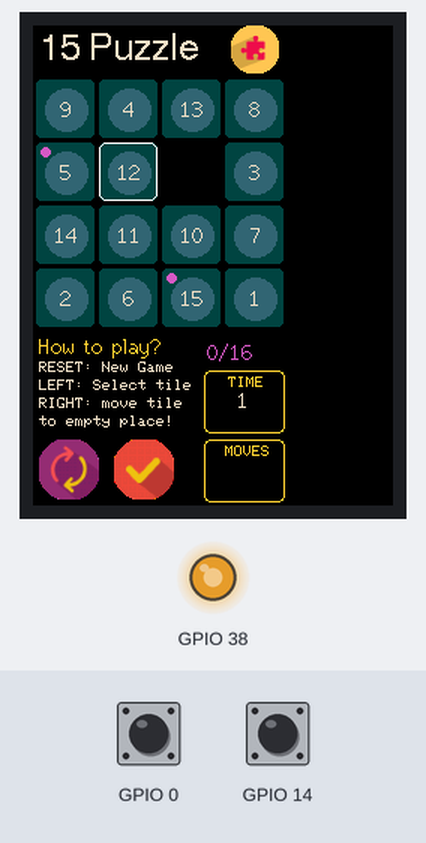
Bench run of a sketch on a simulated ESP32. Shown: 240×320 colour display, output pins drawn as LEDs (lit = HIGH). Inputs (shaded band) come from the test bench; at power-on: GPIO 0 HIGH, GPIO 14 HIGH. Random numbers use the default seed unless the sketch sets one.

Above: at 1.5 s.
1.6 s: GPIO 0 pulled LOW for 0.15 s
At 2.3 s:
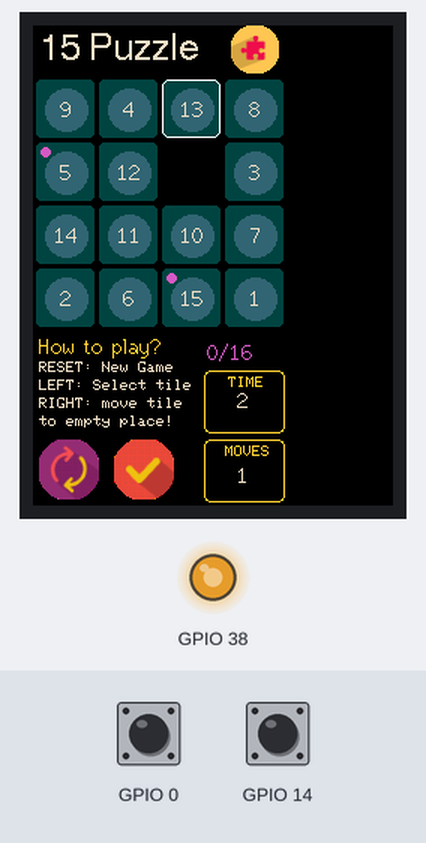
3.2 s: GPIO 14 pulled LOW for 0.15 s
At 5.0 s:
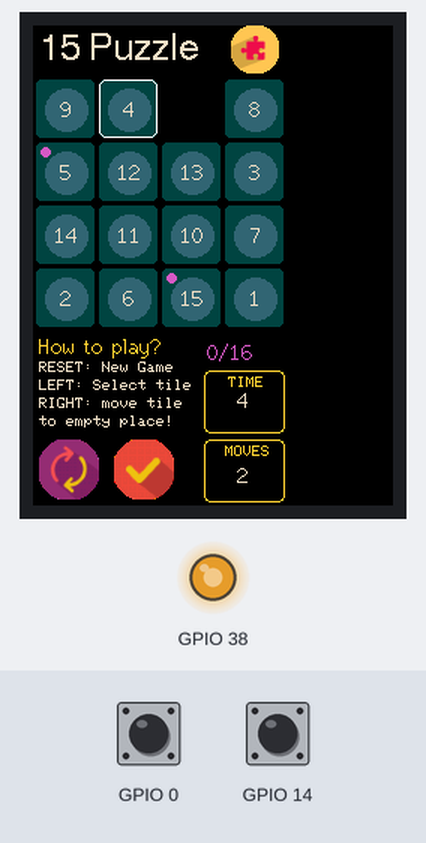
5.6 s: GPIO 0 pulled LOW for 1 s
At 7.0 s:
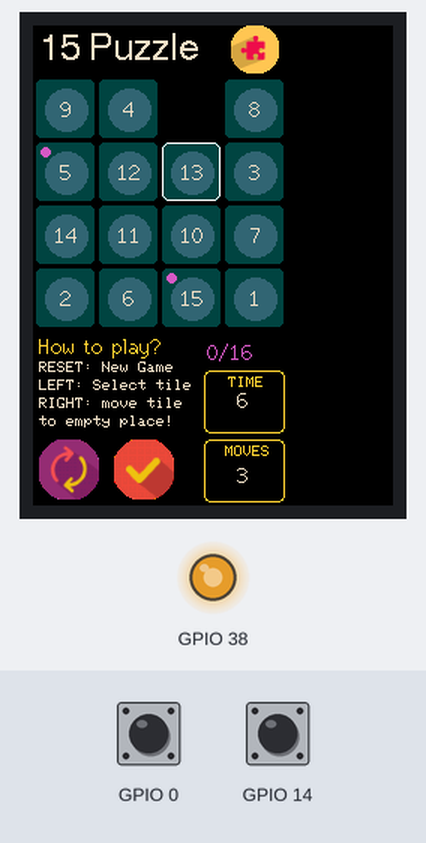
8.1 s: GPIO 14 pulled LOW for 1 s
At 8.7 s:
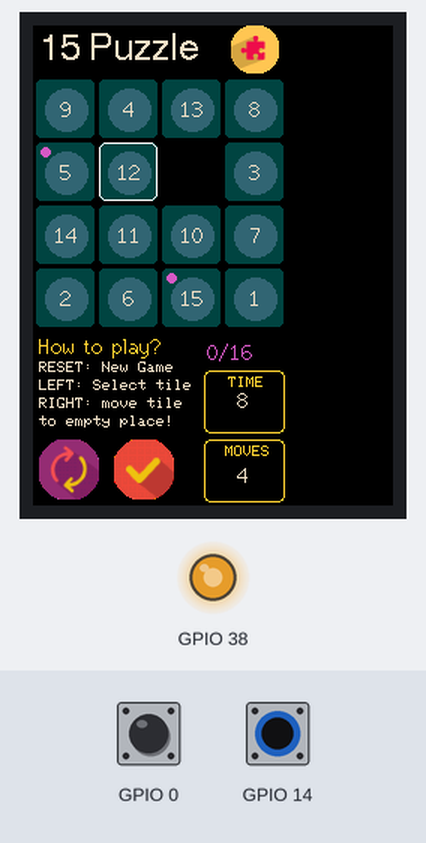
Timing chart, 0 to 11.1 s (numbered marks = the images above; inputs shaded):
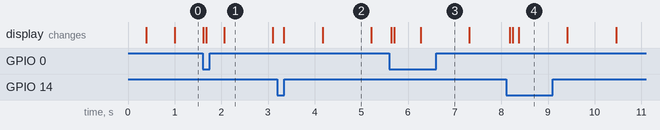

The sketch:

15puzzleESP.ino
```cpp
#include <TFT_eSPI.h>
#include "logo.h"
#define N 4

TFT_eSPI lcd = TFT_eSPI();
TFT_eSprite sprite   = TFT_eSprite(&lcd);

int box = 42;
int posX[4];
int posY[4];

int taken[4][4] = {{1, 1, 1, 1}, {1, 1, 1, 1}, {1, 1, 1, 1}, {1, 1, 1, 1}};

int fx = 0;
int fy = 0;
int freeX[4] = { -100};
int freeY[4] = { -100};
int movableN = 0;
int chosenF = 0;

int numbers[4][4] = {{1, 2, 3, 4}, {5, 6, 7, 8}, {9, 10, 11, 12}, {13, 0, 14, 15}};
int numbersFinish[4][4] = {{1, 2, 3, 4}, {5, 6, 7, 8}, {9, 10, 11, 12}, {13, 14, 15, 0}};
int numbersTaken[16] = {0, 1, 2, 3, 4, 5, 6, 7, 8, 9, 10, 11, 12, 13, 14, 15};
int numbersTakenS[16] = {0, 1, 2, 3, 4, 5, 6, 7, 8, 9, 10, 11, 12, 13, 14, 15};
int random1 = 0;
int random2 = 0;
int temp = 0;

bool finish = 0;
bool search = 0;
int n = 0;

int pos[2] = {0, 0};
int left = 2;
int top = 36;
bool finded = 0;
int moves = 0;
int sec = 0;

unsigned short color1=0xEEF8;
unsigned short color2=0x332E;
unsigned short color3=0x0228;
unsigned short color4=0xD2D8;
unsigned short color5= 0xFE86;

int deb1 = 0;
int deb2 = 0;

int correct=0;
void setup(void)
{
  pinMode(0, INPUT_PULLUP);
  pinMode(14, INPUT_PULLUP);
  lcd.init();
  lcd.setSwapBytes(true);
  lcd.setTextColor(color1,TFT_BLACK);

  sprite.createSprite(170, 170);
  sprite.setTextDatum(4);

  for (int i = 0; i < 4; i++)
  {
    posX[i] = i * box;
    posY[i] = posX[i];
  }
  gameStart();

     ledcSetup(0, 10000, 8);
     ledcAttachPin(38, 0);
     ledcWrite(0, 200);
}

long currentTime = 0;

void loop()
{
  if (digitalRead(0) == 0)
  {
    if (deb1 == 0)
    {
      deb1 = 1;
      chosenF++;
      if (chosenF == movableN)
        chosenF = 0;
      moves++;
      lcd.drawString(String(moves), 140, 300,2);
      delay(20);
    }
  } else {
    deb1 = 0;
  }

  if (digitalRead(14) == 0)
  {
    if (deb2 == 0)
    {
      deb2 = 1;
      moves++;
      taken[freeY[chosenF]][freeX[chosenF]] = 0;
      taken[fy][fx] = 1;
      numbers[fy][fx] = numbers[freeY[chosenF]][freeX[chosenF]];
      numbers[freeY[chosenF]][freeX[chosenF]] = 0;
      chosenF = 0;
      lcd.drawString(String(moves), 140, 300,2);
      delay(20);
      findMovable();
    }
  } else {
    deb2 = 0;
  }

  checkFinish();

  if (finish == 0)
    if (currentTime + 1000 < millis())
    {
      currentTime = millis();
      sec++;
      lcd.drawString(String(sec), 140, 250,2);

    }
 drawSprite();
}

void drawSprite()
{

  sprite.setTextColor(color1, color2);
  sprite.fillSprite(TFT_BLACK);
  sprite.setTextDatum(1);
  if (finish == 1)
  {
    sprite.fillRoundRect(0, 0, 170, 170, 5, 0xE6AE);
    sprite.setTextColor(TFT_PURPLE, 0xE6AE);

    sprite.drawString("Well Done!", 40, 20,2);
    sprite.drawString("Moves: " + String(moves), 40, 60,2);
    sprite.drawString("time: " + String(sec), 40, 100,2);
  }


  if (finish == 0)
    for (int j = 0; j < 4; j++)
      for (int i = 0; i < 4; i++)
        if (taken[j][i] == 1) {
          sprite.fillRoundRect(posX[i], posY[j], box - 3, box - 3, 3, color3);
          sprite.fillCircle(posX[i] + 20, posY[j] + 20, 14, color2);
          sprite.drawString(String(numbers[j][i]), posX[i] + 20, posY[j] + 12, 2);
          if (numbers[j][i] == numbersFinish[j][i])
            sprite.fillCircle(posX[i] + 6, posY[j] + 6, 3, color4);
        }
        else {
          sprite.fillRoundRect(posX[i], posY[j], box - 4, box - 4, 5, TFT_BLACK);

        }

  sprite.drawRoundRect(freeX[chosenF]*box, freeY[chosenF]*box, box - 3, box - 3, 5, TFT_WHITE);
  sprite.pushSprite(left, top);

}

void checkFinish()
{
  correct=0;
  finish = 1;
  for (int i = 0; i < 4; i++)
    for (int j = 0; j < 4; j++)
      if (finish == 1)
        if (numbers[i][j] != numbersFinish[i][j])
          finish = 0;

    for (int i = 0; i < 4; i++)
    for (int j = 0; j < 4; j++)
    if((numbers[i][j] == numbersFinish[i][j]))
    correct++;
}

void shufle()
{
  for (int i = 0; i < 16; i++)
    numbersTaken[i] = numbersTakenS[i];

  for (int i = 0; i < 4; i++)
    for (int j = 0; j < 4; j++)
      taken[i][j] = 1;


  for (int s = 0; s < 200; s++)
  {
    random1 = random(0, 16);
    random2 = random(0, 16);
    temp = numbersTaken[random1];
    numbersTaken[random1] = numbersTaken[random2];
    numbersTaken[random2] = temp;

  }

  int r = 0;
  for (int i = 0; i < 4; i++)
    for (int j = 0; j < 4; j++)
    {
      numbers[i][j] = numbersTaken[r];

      if (numbersTaken[r] == 0) {
        taken[i][j] = 0;

      }
      r++;
    }
  delay(50);
  findMovable();
}

void findMovable()
{
  fx = 0;
  fy = 0;

  for (int i = 0; i < 4; i++)
    for (int j = 0; j < 4; j++)
      if (taken[i][j] == 0) {
        fx = j;
        fy = i;
      }

  int u = 0;
  bool findedNear = 0;

  if (fx == 0 & fy == 0)
    if (findedNear == 0)
    {
      findedNear = 1;
      movableN = 2;
      freeX[0] = fx + 1;
      freeY[0] = fy;

      freeX[1] = fx;
      freeY[1] = fy + 1;
    }


  if (fx == 3 & fy == 3)
    if (findedNear == 0)
    {
      findedNear = 1;
      movableN = 2;
      freeX[0] = fx - 1;
      freeY[0] = fy;

      freeX[1] = fx;
      freeY[1] = fy - 1;
    }

  if (fx == 3 & fy == 0)
    if (findedNear == 0)
    {
      findedNear == 1;
      movableN = 2;
      freeX[0] = fx - 1;
      freeY[0] = fy;

      freeX[1] = fx;
      freeY[1] = fy + 1;
    }

  if (fx == 0 & fy == 3)
    if (findedNear == 0)
    {
      findedNear = 1;
      movableN = 2;
      freeX[0] = fx;
      freeY[0] = fy - 1;

      freeX[1] = fx + 1;
      freeY[1] = fy;
    }


  if (fx > 0 & fx<3  & fy>0 & fy < 3)
    if (findedNear == 0)
    {
      findedNear = 1;
      movableN = 4;
      freeX[0] = fx - 1;
      freeY[0] = fy;

      freeX[1] = fx;
      freeY[1] = fy - 1;

      freeX[2] = fx + 1;
      freeY[2] = fy;

      freeX[3] = fx;
      freeY[3] = fy + 1;
    }


  if (fx > 0 & fx < 3  & fy == 0)
    if (findedNear == 0)
    {
      findedNear = 1;
      movableN = 3;
      freeX[0] = fx - 1;
      freeY[0] = fy;
      freeX[1] = fx;
      freeY[1] = fy + 1;
      freeX[2] = fx + 1;
      freeY[2] = fy;
    }

  if (fx > 0 & fx < 3  & fy == 3)
    if (findedNear == 0)
    {
      findedNear = 1;
      movableN = 3;
      freeX[0] = fx - 1;
      freeY[0] = fy;
      freeX[1] = fx;
      freeY[1] = fy - 1;
      freeX[2] = fx + 1;
      freeY[2] = fy;
    }

  if (fy > 0 & fy < 3  & fx == 0)
    if (findedNear == 0)
    {
      findedNear = 1;
      movableN = 3;
      freeX[0] = fx;
      freeY[0] = fy - 1;
      freeX[1] = fx + 1;
      freeY[1] = fy;
      freeX[2] = fx;
      freeY[2] = fy + 1;
    }

  if (fy > 0 & fy < 3  & fx == 3)
    if (findedNear == 0)
    {
      findedNear = 1;
      movableN = 3;
      freeX[0] = fx;
      freeY[0] = fy - 1;
      freeX[1] = fx - 1;
      freeY[1] = fy;
      freeX[2] = fx;
      freeY[2] = fy + 1;
    }

}

void gameStart()
{
  sec = 0;
  moves = 0;
  finish = 0;
     lcd.fillScreen(TFT_BLACK);

     lcd.pushImage(132,0,32,32,logo);


     lcd.drawString("RESET: New Game",4,224);
     lcd.drawString("LEFT: Select tile",4,236);
     lcd.drawString("RIGHT: move tile",4,248);
     lcd.drawString("to empty place!",4,260);

     lcd.drawString("15 Puzzle",4,4,4);

     lcd.setTextColor(color5,TFT_BLACK);
     lcd.drawString("How to play?",4,206,2);
     lcd.drawRoundRect(posX[2]+30,230,box*2-30,box,4,color5);
     lcd.drawString("TIME",posX[2]+16+30,234);

     lcd.drawRoundRect(posX[2]+30,276,box*2-30,box,4,color5);
     lcd.drawString("MOVES",posX[2]+30+14,280);

     lcd.pushImage(4,276,40,40,move);
     lcd.pushImage(54,276,40,40,check);

     lcd.setTextDatum(4);
     lcd.setTextColor(color4,TFT_BLACK);
     lcd.drawString(String(correct)+"/16   ",140,218,2);

    lcd.setTextColor(color1,TFT_BLACK);


  shufle();
  while (isSolvable(numbers) == 0)
  {
    shufle();
  }
}

int getInvCount(int arr[])
{
  int inv_count = 0;
  for (int i = 0; i < N * N - 1; i++)
  {
    for (int j = i + 1; j < N * N; j++)
    {
      // count pairs(arr[i], arr[j]) such that
      // i < j but arr[i] > arr[j]
      if (arr[j] && arr[i] && arr[i] > arr[j])
        inv_count++;
    }
  }
  return inv_count;
}

// find Position of blank from bottom
int findXPosition(int puzzle[N][N])
{
  // start from bottom-right corner of matrix
  for (int i = N - 1; i >= 0; i--)
    for (int j = N - 1; j >= 0; j--)
      if (puzzle[i][j] == 0)
        return N - i;
}

bool isSolvable(int puzzle[N][N])
{
  // Count inversions in given puzzle
  int invCount = getInvCount((int*)puzzle);

  // If grid is odd, return true if inversion
  // count is even.
  if (N & 1)
    return !(invCount & 1);

  else     // grid is even
  {
    int pos = findXPosition(puzzle);
    if (pos & 1)
      return !(invCount & 1);
    else
      return invCount & 1;
  }
}
```

Source omitted: logo.h (data table, 41683 bytes)
